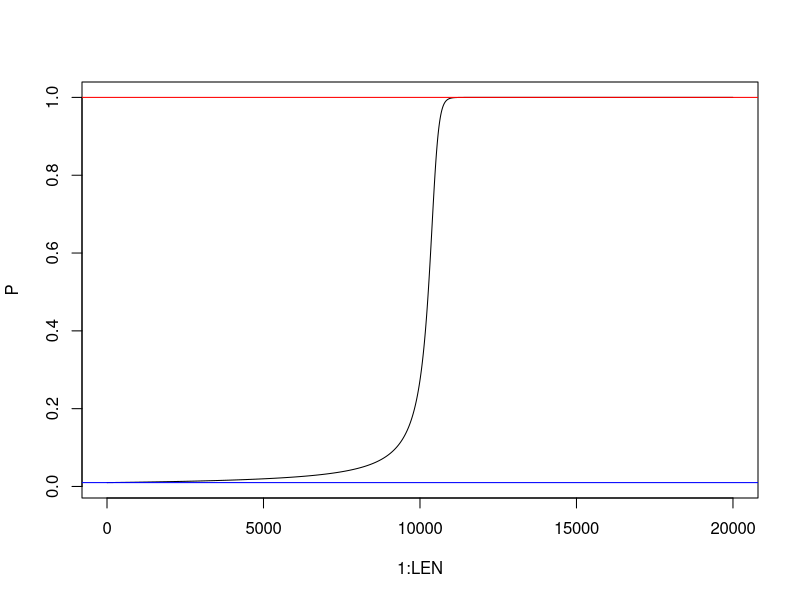

Write R code to recreate this figure.
LEN = 20000
p0 = .01
K = 1
P = array(LEN)
r = .01

P[1] = p0

for (t in 2:LEN) {
  P[t] = P[t-1]+P[t-1]^2*(K-P[t-1])*r
}
  
plot(1:LEN, P, type = "l")
abline( h = K, col="red") #Carrying Capacity
abline(h = p0, col="blue") #Initial population